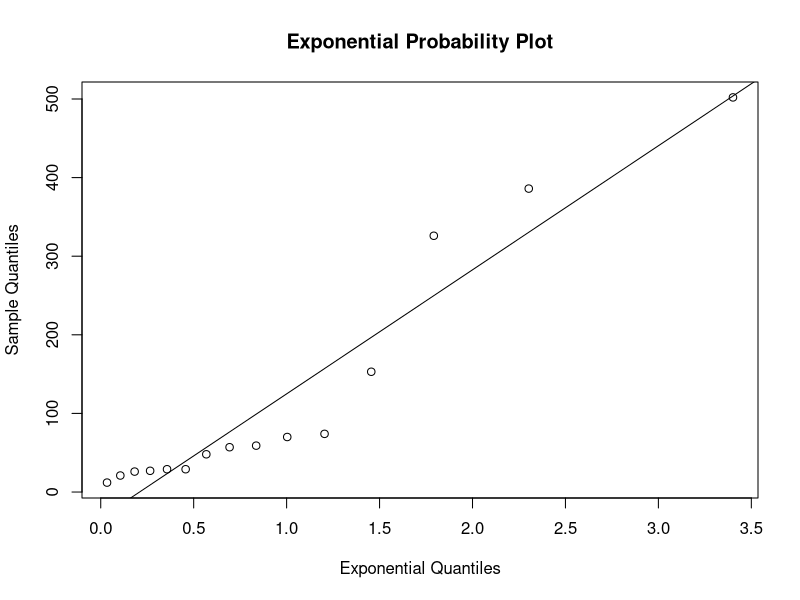

Here is the R script that generated this plot:
# gofexp.R
# The following program computes the Kolmogorov-Smirnov, Cramer-von Mises,
# and Anderson-Darling Statistics for testing goodness ofthe fit of an 
# Exponential Distribution with unspecified parameter. 
# The statistics include the modification needed to use the Tables included 
# in the GOF handout.
# This example is based on a random sample of n=15 observations:
#
w  =  c(12,21,26,27,29,29,48,57,59,70,74,153,326,386,502)

n  =  length(w)
lam  =  mean(w)
w  =  sort(w)
z  =  1-exp(-w/lam)   #computes F0(X(i))
i  =  seq(1,n,1)

# K-S Computations:

d1  =  i/n - z
dp  =  max(d1)
d2  =  z - (i - 1)/n
dm  =  max(d2)
KS  =  max(dp,dm)
KS
MKS  =  (KS-.2/n)*(sqrt(n)+.26+.5/sqrt(n))
MKS

kstest = ks.test(w,"pexp",1/121.2)

kstest


# Cramer-von Mises Computations:

wi  =  (z-(2*i-1)/(2*n))^2
s  =  sum(wi)
cvm  =  s + 1/(12*n)
CvM  =  cvm*(1+.16/n)

CvM


# Anderson-Darling Computations:

a1i  =  (2*i-1)*log(z)
a2i  =  (2*n+1-2*i)*log(1-z)
s1  =  sum(a1i)
s2  =  sum(a2i)
AD  =  -n-(1/n)*(s1+s2)
MAD  =  AD*(1+.6/n)
MAD



# Exponential Probability Plot

#postscript("u:/meth1/psfiles/exp.ps",horizontal=T)

j  =  (i-.5)/n
quexp  =  -log(1-j)
plot(quexp,w,xlab="Exponential Quantiles",ylab="Sample Quantiles")
title("Exponential Probability Plot")
abline(lm(w~quexp))
#graphics.off()
